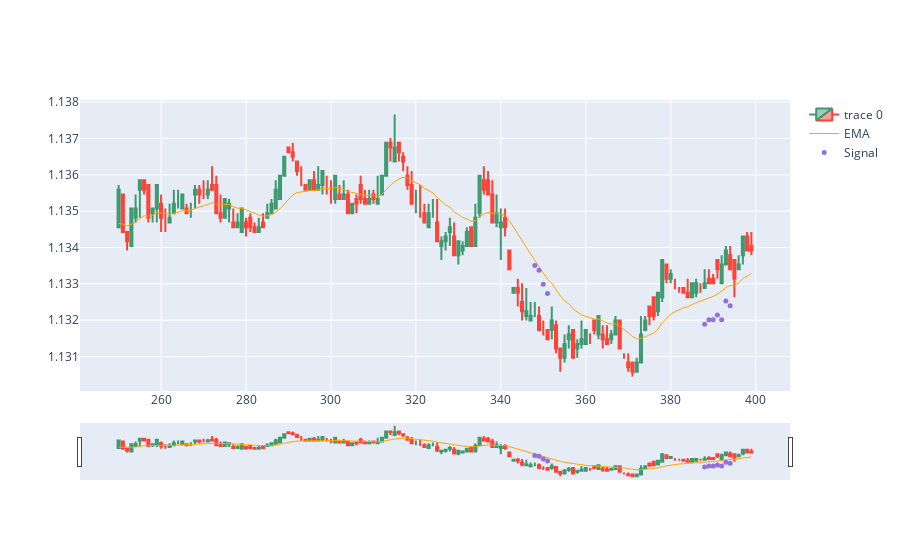

The cell this chart's notebook holds for it:
### Code cell
import plotly.graph_objects as go
from plotly.subplots import make_subplots
from datetime import datetime

dfpl = df[250:400]

fig = go.Figure(data=[go.Candlestick(x=dfpl.index,
                open=dfpl['Open'],
                high=dfpl['High'],
                low=dfpl['Low'],
                close=dfpl['Close']),
                go.Scatter(x=dfpl.index, y=dfpl.EMA, line=dict(color='orange', width=1), name="EMA")])

fig.add_scatter(x=dfpl.index, y=dfpl['pointposbreak'], mode="markers",
                marker=dict(size=5, color="MediumPurple"),
                name="Signal")
fig.show()

### Figure 1 — Plotly figure (JSON) as saved in the notebook; plotly's stock layout.template omitted (floating-point values rounded to 4 significant figures; data arrays with more than 128 entries replaced by an {"elided": "..."} marker saying what was removed)
{"data": [{"close": {"elided": "150 float values"}, "high": {"elided": "150 float values"}, "low": {"elided": "150 float values"}, "open": {"elided": "150 float values"}, "type": "candlestick", "x": {"elided": "150 int values"}}, {"line": {"color": "orange", "width": 1}, "name": "EMA", "type": "scatter", "x": {"elided": "150 int values"}, "y": {"elided": "150 float values"}}, {"marker": {"color": "MediumPurple", "size": 5}, "mode": "markers", "name": "Signal", "type": "scatter", "x": {"elided": "150 int values"}, "y": {"elided": "150 float values"}}], "layout": {}}
